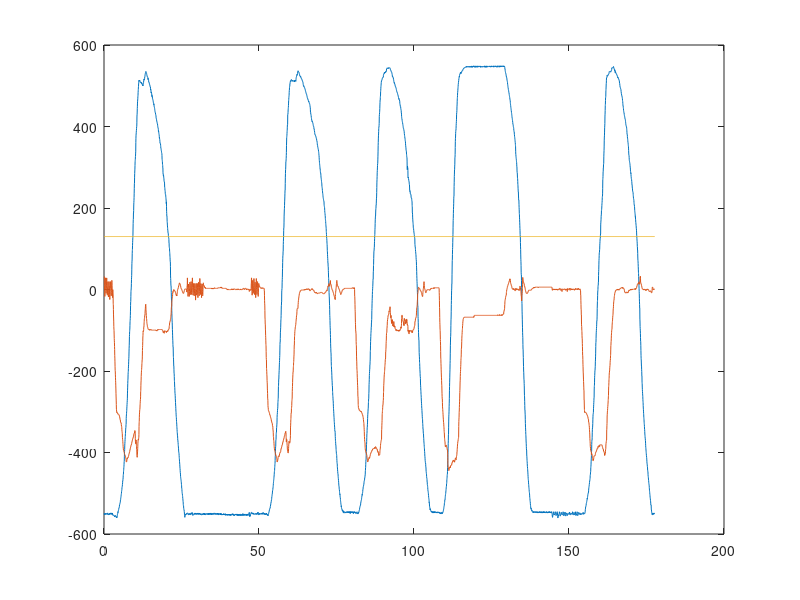

This chart was generated by the following MATLAB code: (Note: this script raises an error after producing the figure.)
load('simout_data.mat')
% load('simout_data_2.mat')

%%
N_obj = 1;

time = simout.time;

ref_pos      = simout.signals(1).values(:, 1:2*N_obj);
meas_pos     = simout.signals(1).values(:,  (1:3*N_obj) + 2*N_obj);
F_des_trim   = simout.signals(1).values(:,  (1:3*N_obj) + (2+3)*N_obj);
F_dev        = simout.signals(1).values(:,  (1:3*N_obj) + (2+3+3)*N_obj);

penalty      = simout.signals(1).values(:,  1 + (2+3+3+3)*N_obj);

LocForceTrim      = simout.signals(1).values(:,  2 + (2+3+3+3)*N_obj);
LocForceTrim_8dir = simout.signals(1).values(:,  3 + (2+3+3+3)*N_obj);
LocForceTrim_max  = simout.signals(1).values(:,  4 + (2+3+3+3)*N_obj);
%% Ref pos
plot(time, ref_pos)
%% Meas pos
plot(time, meas_pos)

%%
recordVideo = true;
if recordVideo
    v = VideoWriter('video.avi','Motion JPEG AVI');
    open(v);
end

th = linspace(0, 2*pi, 50);
x_circ = 50*cos(th);
y_circ = 50*sin(th);

figure(25)
clf
plotElArray();
hold on
for k=1:N_obj
    f_obj_meas(k) = plot(x_circ, y_circ, 'LineWidth', 3);
    f_obj_ref(k) = plot(1, 1, 'rx', 'LineWidth', 5, 'MarkerSize', 20);
    f_Fdev(k) = plot(1,1,'b-', 'LineWidth', 3);
    f_Fdes(k) = plot(1,1,'g-', 'LineWidth', 2);
    f_forceSet(k) = plot(1, 1);
end
hold off
axis equal
axis([-850 850 -850 850])
f_title = title(sprintf('Time: %5.2f', 0));
h_locTrim = text(-810, -780, 'LocBasedTrim: 0', 'BackgroundColor', [1 1 1]);
h_locTrim_8dir = text(-110, -780, '8-dir: 0', 'BackgroundColor', [1 1 1]);
h_locTrim_maxF = text(300, -780, 'max forces: 0', 'BackgroundColor', [1 1 1]);
%%
Fscale = 1e12;

for I=1:1:numel(time)    
    
    for i=1:N_obj
        f_obj_ref(k).XData = ref_pos(I, 1 + 2*(i-1));
        f_obj_ref(k).YData = ref_pos(I, 2*i);
        
        f_obj_meas(k).XData = meas_pos(I, 1 + 3*(i-1)) + x_circ;
        f_obj_meas(k).YData = meas_pos(I, 2 + 3*(i-1)) + y_circ;
        
        F_dev_I = [F_dev(I, 1 + 3*(i-1)); F_dev(I, 2 + 3*(i-1))];
        f_Fdev(k).XData = meas_pos(I, 1 + 3*(i-1)) + Fscale*[0 F_dev_I(1)];
        f_Fdev(k).YData = meas_pos(I, 2 + 3*(i-1)) + Fscale*[0 F_dev_I(2)];
        
        F_des_I = [F_des_trim(I, 1 + 3*(i-1)); F_des_trim(I, 2 + 3*(i-1))];  
        f_Fdes(k).XData = meas_pos(I, 1 + 3*(i-1)) + Fscale*[0 F_des_I(1)];
        f_Fdes(k).YData = meas_pos(I, 2 + 3*(i-1)) + Fscale*[0 F_des_I(2)];   
        
        plot_ForceSet(meas_pos(I, 1 + 3*(i-1)), meas_pos(I, 2 + 3*(i-1)), maxF, 'linear', Fscale, true, f_forceSet(k));
        
        if LocForceTrim(I)
            h_locTrim.String = 'LocBasedTrim: 1';
        else
            h_locTrim.String = 'LocBasedTrim: 0';
        end
        
        if LocForceTrim_8dir(I)
            h_locTrim_8dir.String = '8-dir: 1';
        else
            h_locTrim_8dir.String = '8-dir: 0';
        end
        
        if LocForceTrim_max(I)
            h_locTrim_maxF.String = 'max forces: 1';
        else
            h_locTrim_maxF.String = 'max forces: 0';
        end
    end
    
    f_title.String = sprintf('Time: %5.2f', time(I));    
    
    if recordVideo
        frame = getframe(gcf);
        writeVideo(v,frame);
    end
    
    drawnow
end

if recordVideo
    close(v);
end
